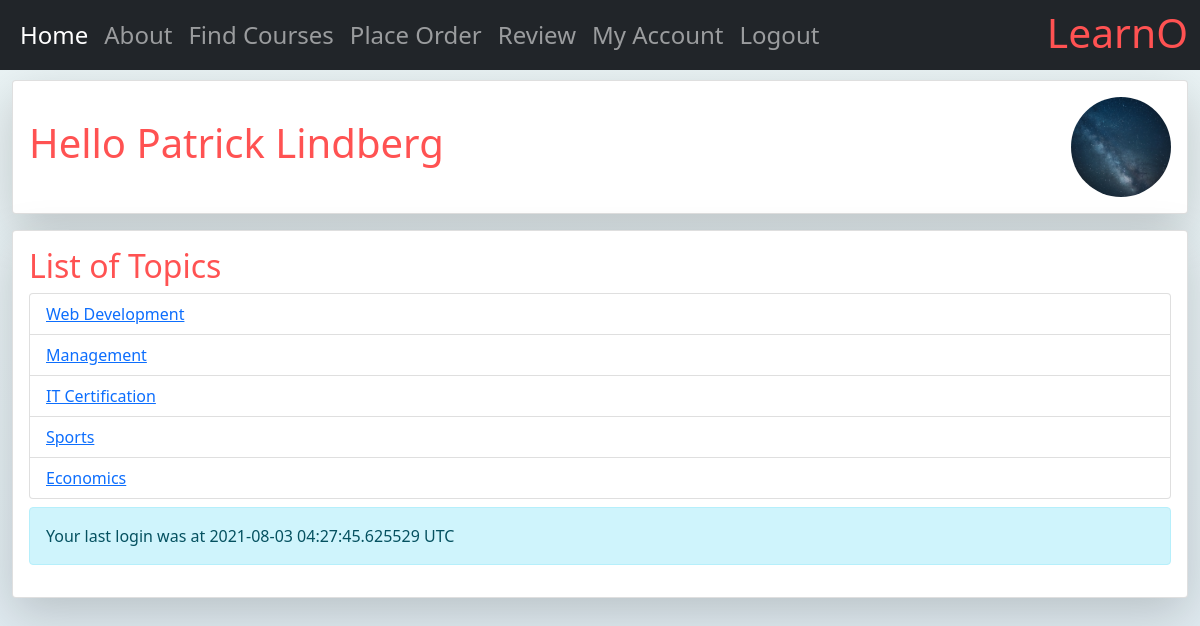
The page /myapp/ (signed in) on the database its author committed.
### myapp/models.py (models this page shows, shortened)
class Student(User):
    LVL_CHOICES = [
        ('HS', 'High School'),
        ('UG', 'Undergraduate'),
        ('PG', 'Postgraduate'),
        ('ND', 'No Degree'),
    ]
    level = models.CharField(choices=LVL_CHOICES, max_length=2, default='HS')
    address = models.CharField(max_length=300, blank=True)
    province = models.CharField(max_length=2, default='ON')
    registered_courses = models.ManyToManyField(Course, blank=True)
    interested_in = models.ManyToManyField(Topic)
    picture = models.ImageField(default='learn-default-profile-pic.jpg', upload_to=user_directory_path)

class Topic(models.Model):
    name = models.CharField(max_length=200)
    length = models.PositiveBigIntegerField(default=12)

### myapp/views.py (the view)
# urls.py: path(r'', views.index, name='index'),
def index(request):
    last_login = "at {} UTC".format(datetime.fromisoformat(request.session[
        'last_login'])) if 'last_login' in request.session else "more than one hour ago"
    top_list = Topic.objects.all().order_by('id')[:10]
    return render(request, 'myapp/index.html', {'top_list': top_list, 'last_login': last_login})

### myapp/templates/myapp/index.html
{% extends 'myapp/base.html' %}
{% load type %}
{% block body_block %}
    {% if top_list %}
        <h2>List of Topics</h2>
        <ol class="list-group">
            {% for top in top_list %}
                <li class="list-group-item"><a href="{% url 'myapp:details' topic_id=top.id %}">{{ top.name }}</a></li>
            {% endfor %}
        </ol>
    {% else %}
        <strong>There are no available topics!</strong>
    {% endif %}
    {% if last_login %}
        <div class="alert alert-info mt-2" role="alert">
            Your last login was {{ last_login }}
        </div>
    {% endif %}
{% endblock %}

### myapp/templates/myapp/base.html (shortened to what this page needs)
<!DOCTYPE html>
{% load static %}
<html lang="en">
<head>
    <link rel="stylesheet" type="text/css" href="{% static 'myapp/main.css' %}"/>
    <link href="https://cdn.jsdelivr.net/npm/bootstrap@5.0.2/dist/css/bootstrap.min.css" rel="stylesheet"
>
</head>
<body>
<nav class="navbar fixed-top navbar-expand-lg navbar-dark bg-dark">
    <div class="container-fluid">
        <div class="collapse navbar-collapse" id="navbarNav">
            <ul class="navbar-nav">
                <li class="nav-item"><a
                        class="nav-link {% if request.resolver_match.url_name == "index" %} active {% endif %}"
                        href="{% url 'myapp:index' %}">Home</a></li>
                <li class="nav-item"><a
                        class="nav-link {% if request.resolver_match.url_name == "about" %} active {% endif %}"
                        href="{% url 'myapp:about' %}">About</a></li>
                <li class="nav-item"><a
                        class="nav-link {% if request.resolver_match.url_name == "find_courses" %} active {% endif %}"
                        href="{% url 'myapp:find_courses' %}">Find Courses</a>
                </li>
                <li class="nav-item"><a
                        class="nav-link {% if request.resolver_match.url_name == "place_order" %} active {% endif %}"
                        href="{% url 'myapp:place_order' %}">Place Order</a>
                </li>
                <li class="nav-item"><a
                        class="nav-link {% if request.resolver_match.url_name == "review" %} active {% endif %}"
                        href="{% url 'myapp:review' %}">Review</a>
                </li>
                {% if user.is_authenticated %}
                    <li class="nav-item"><a
                            class="nav-link {% if request.resolver_match.url_name == "myaccount" %} active {% endif %}"
                            href="{% url 'myapp:myaccount' %}">My Account</a></li>
                {% endif %}
                {% if user.is_authenticated %}
                    <li class="nav-item"><a class="nav-link" href="{% url 'myapp:logout' %}">Logout</a></li>
                {% endif %}
            </ul>
        </div>
        <span class="navbar-brand h1">LearnO</span>
    </div>
</nav>
<div class="container-fluid container-main d-flex align-items-center justify-content-center mb-3 rounded-circle">
    <div class="col-12 d-flex flex-column justify-content-center">
        <div class="card col-12 shadow-lg mb-3">
            <div class="card-body d-flex flex-column align-items-center justify-content-between">
                <div class="w-100 d-flex align-items-center justify-content-between">
                    <span class="greeting-text h1">
                    {% block myhdg %}
                        Hello
                        {{ user.get_full_name|default:"User" }}
                    {% endblock %}
                    </span>
                    {% if user.is_authenticated %}
                        <img class="avatar" src="{{ user.student.picture.url }}"
                             alt="{{ user.get_full_name|default:"User" }}'s profile photo"/>
                    {% endif %}
                </div>
            </div>
        </div>
        <div class="card col-12 shadow-lg">
            <div class="card-body">
                {% block body_block %}  {% endblock %}
            </div>
        </div>
    </div>
</div>
</body>
</html>

### myapp/static/myapp/main.css (style rules this page uses)
html { background: linear-gradient(#ebf4f5, #b5c6e0); background-size: cover; background-size: 400% 400%; animation: AnimationName 1s ease infinite; min-height: 100vh; }
body { background: transparent !important; }
.container-main { margin-top: 80px; }
.navbar { font-size: 1.5em; }
.navbar-nav { margin-right: auto !important; }
.navbar-brand { font-size: 1.7em!important; margin: 0 !important; padding-top: 0 !important; color: #FF5252 !important; }
.greeting-text { color: #FF5252 !important; }
.avatar { vertical-align: middle; width: 100px; height: 100px; border-radius: 50%; object-fit: cover; }
h1, h2, h3 { color: #FF5252; }

### rows shown on the page
Topic: name "Web Development"
Topic: name "Management"
Topic: name "IT Certification"
Topic: name "Sports"
Topic: name "Economics"

### other values the page prints
{{ user.get_full_name|default:"User" }} "Patrick Lindberg"
{{ last_login }} "at 2021-08-03 04:27:45.625529 UTC"
